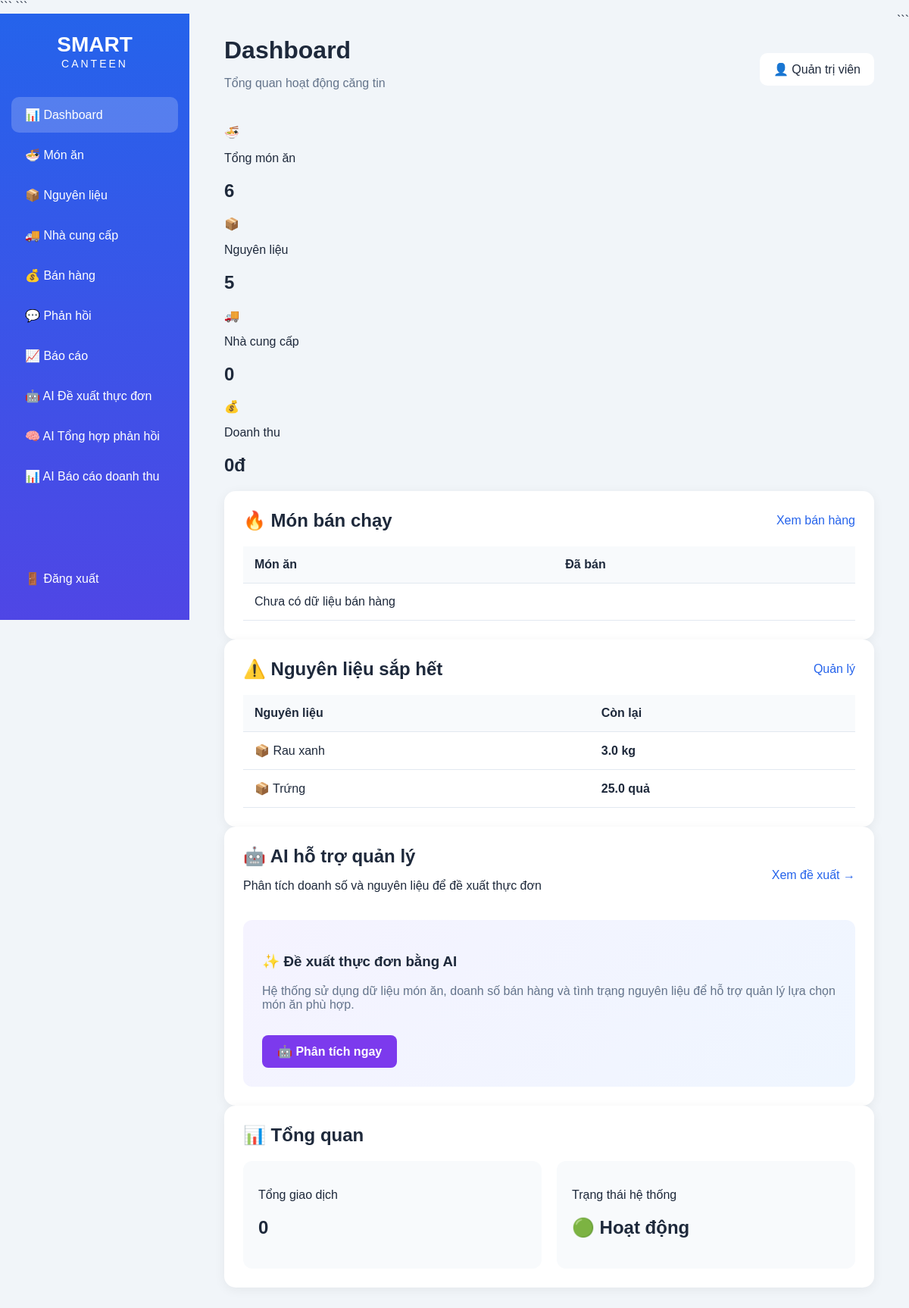
The app's page /dashboard (signed in) with its own data.
### tables this page shows
CREATE TABLE ingredients (
            id INTEGER PRIMARY KEY AUTOINCREMENT,
            name TEXT NOT NULL,
            unit TEXT NOT NULL,
            quantity REAL DEFAULT 0,
            min_quantity REAL DEFAULT 0
        );

### app.py (the view)
@app.route("/dashboard")
@login_required
def dashboard():
    conn = get_db()
    food_count = conn.execute(
        "SELECT COUNT(*) FROM foods"
    ).fetchone()[0]
    ingredient_count = conn.execute(
        "SELECT COUNT(*) FROM ingredients"
    ).fetchone()[0]
    supplier_count = conn.execute(
        "SELECT COUNT(*) FROM suppliers"
    ).fetchone()[0]
    sale_count = conn.execute(
        "SELECT COUNT(*) FROM sales"
    ).fetchone()[0]
    revenue = conn.execute(
        "SELECT COALESCE(SUM(total), 0) FROM sales"
    ).fetchone()[0]
    low_ingredients = conn.execute("""
        SELECT *
        FROM ingredients
        WHERE quantity <= min_quantity
        ORDER BY quantity ASC
    """).fetchall()
    best_selling = conn.execute("""
        SELECT
            foods.name,
            SUM(sales.quantity) AS total_sold
        FROM sales
        JOIN foods ON sales.food_id = foods.id
        GROUP BY sales.food_id
        ORDER BY total_sold DESC
        LIMIT 5
    """).fetchall()
    conn.close()
    return render_template(
        "dashboard.html",
        food_count=food_count,
        ingredient_count=ingredient_count,
        supplier_count=supplier_count,
        sale_count=sale_count,
        revenue=revenue,
        low_ingredients=low_ingredients,
        best_selling=best_selling
    )

### app.py (called while the page is built)
def get_db():
    conn = sqlite3.connect(DATABASE)
    conn.row_factory = sqlite3.Row
    return conn

def login_required(f):
    @wraps(f)
    def decorated_function(*args, **kwargs):
        if "user_id" not in session:
            return redirect("/")
        return f(*args, **kwargs)
    return decorated_function

### templates/dashboard.html (shortened to what this page needs)
<!DOCTYPE html>
<html lang="vi">
<head>
<link
    rel="stylesheet"
    href="/static/css/dashboard.css"
>
```
</head>
<body>
<div class="layout">
<aside class="sidebar">
    <div class="logo">
        <h2>SMART</h2>
        <span>CANTEEN</span>
    </div>
    <nav>
        <a href="/dashboard" class="active">
            📊 Dashboard
        </a>
        <a href="/foods">
            🍜 Món ăn
        </a>
        <a href="/ingredients">
            📦 Nguyên liệu
        </a>
        <a href="/suppliers">
            🚚 Nhà cung cấp
        </a>
        <a href="/sales">
            💰 Bán hàng
        </a>
        <a href="/feedback">
            💬 Phản hồi
        </a>
        <a href="/reports">
            📈 Báo cáo
        </a>
        <a href="/ai-recommend">
            🤖 AI Đề xuất thực đơn
        </a>
        <a href="/ai-feedback">
            🧠 AI Tổng hợp phản hồi
        </a>
        <a href="/ai-report">
            📊 AI Báo cáo doanh thu
        </a>
    </nav>
    <div class="logout">
        <a href="/logout">
            🚪 Đăng xuất
        </a>
    </div>
</aside>
<main class="main">
    <header class="topbar">
        <div>
            <h1>
                Dashboard
            </h1>
            <p>
                Tổng quan hoạt động căng tin
            </p>
        </div>
        <div class="user">
            👤 Quản trị viên
        </div>
    </header>
    <section class="stats">
        <div class="stat-card">
            <div class="stat-icon">
                🍜
            </div>
            <div>
                <p>
                    Tổng món ăn
                </p>
                <h2>
                    {{ food_count }}
                </h2>
            </div>
        </div>
        <div class="stat-card">
            <div class="stat-icon">
                📦
            </div>
            <div>
                <p>
                    Nguyên liệu
                </p>
                <h2>
                    {{ ingredient_count }}
                </h2>
            </div>
        </div>
        <div class="stat-card">
            <div class="stat-icon">
                🚚
            </div>
            <div>
                <p>
                    Nhà cung cấp
                </p>
                <h2>
                    {{ supplier_count }}
                </h2>
            </div>
        </div>
        <div class="stat-card">
            <div class="stat-icon">
                💰
            </div>
            <div>
                <p>
                    Doanh thu
                </p>
                <h2>
                    {{ "{:,.0f}".format(revenue) }}đ
                </h2>
            </div>
        </div>
    </section>
    <section class="dashboard-grid">
        <div class="panel">
            <div class="panel-header">
                <h2>
                    🔥 Món bán chạy
                </h2>
                <a href="/sales">
                    Xem bán hàng
                </a>
            </div>
            <table>
                <thead>
                    <tr>
                        <th>
                            Món ăn
                        </th>
                        <th>
                            Đã bán
                        </th>
                    </tr>
                </thead>
                <tbody>
                {% for food in best_selling %}
                    <tr>
                        <td>
                            🍜 {{ food["name"] }}
                        </td>
                        <td>
                            {{ food["total_sold"] }}
                        </td>
                    </tr>
                {% else %}
                    <tr>
                        <td colspan="2">
                            Chưa có dữ liệu bán hàng
                        </td>
                    </tr>
                {% endfor %}
                </tbody>
            </table>
        </div>
        <div class="panel">
            <div class="panel-header">
                <h2>
                    ⚠️ Nguyên liệu sắp hết
                </h2>
                <a href="/ingredients">
                    Quản lý
                </a>
            </div>
            <table>
                <thead>
                    <tr>
                        <th>
                            Nguyên liệu
                        </th>
                        <th>
                            Còn lại
                        </th>
                    </tr>
                </thead>
                <tbody>
                {% for ingredient in low_ingredients %}
                    <tr>
                        <td>
                            📦 {{ ingredient["name"] }}
                        </td>
                        <td>
                            <strong>
                                {{ ingredient["quantity"] }}
                                {{ ingredient["unit"] }}
                            </strong>
                        </td>
                    </tr>
                {% else %}
                    <tr>
                        <td colspan="2">
                            ✓ Tất cả nguyên liệu đủ
                        </td>
                    </tr>
                {% endfor %}
                </tbody>
            </table>
        </div>
    </section>
    <section class="panel ai-panel">
        <div class="panel-header">
            <div>
                <h2>
                    🤖 AI hỗ trợ quản lý
                </h2>
                <p>
                    Phân tích doanh số và nguyên liệu để đề xuất thực đơn
                </p>
            </div>
            <a href="/ai-recommend">
                Xem đề xuất →
            </a>
        </div>
        <div style="
            padding: 25px;
            background: linear-gradient(
                135deg,
                #f5f3ff,
                #eff6ff
            );
            border-radius: 12px;
        ">
            <h3>
                ✨ Đề xuất thực đơn bằng AI
            </h3>
            <p style="
                margin-top: 8px;
                color: #64748b;
            ">
                Hệ thống sử dụng dữ liệu món ăn, doanh số bán hàng
                và tình trạng nguyên liệu để hỗ trợ quản lý lựa chọn
                món ăn phù hợp.
            </p>
            <a
                href="/ai-recommend"
                style="
                    display:inline-block;
                    margin-top:15px;
                    padding:12px 20px;
                    background:#7c3aed;
                    color:white;
                    text-decoration:none;
                    border-radius:8px;
                    font-weight:bold;
                "
            >
                🤖 Phân tích ngay
            </a>
        </div>
    </section>
    <section class="panel">
        <div class="panel-header">
            <h2>
                📊 Tổng quan
            </h2>
        </div>
        <div style="
            display:grid;
            grid-template-columns:
            repeat(2, 1fr);
            gap:20px;
        ">
            <div style="
                padding:20px;
                background:#f8fafc;
                border-radius:12px;
            ">
                <p>
                    Tổng giao dịch
                </p>
                <h2>
                    {{ sale_count }}
                </h2>
            </div>
            <div style="
                padding:20px;
                background:#f8fafc;
                border-radius:12px;
            ">
                <p>
                    Trạng thái hệ thống
                </p>
                <h2>
                    🟢 Hoạt động
                </h2>
            </div>
        </div>
    </section>
</main>
```
</div>
</body>
</html>

### static/css/dashboard.css (style rules this page uses)
* { box-sizing: border-box; }
body { margin: 0; font-family: Arial, sans-serif; background: #f1f5f9; color: #1e293b; }
.layout { display: flex; min-height: 100vh; }
.sidebar { width: 250px; background: linear-gradient(180deg, #2563eb, #4f46e5); color: white; padding: 25px 15px; position: fixed; height: 100vh; }
.logo { text-align: center; margin-bottom: 35px; }
.logo h2 { margin: 0; font-size: 28px; }
.logo span { font-size: 14px; letter-spacing: 3px; }
.sidebar nav a, .logout a { display: block; color: white; text-decoration: none; padding: 14px 18px; margin: 6px 0; border-radius: 10px; font-size: 16px; }
.sidebar nav a:hover, .sidebar nav .active { background: rgba(255,255,255,0.2); }
.logout { position: absolute; bottom: 25px; left: 15px; right: 15px; }
.main { margin-left: 250px; padding: 30px; width: calc(100% - 250px); }
.topbar { display: flex; justify-content: space-between; align-items: center; margin-bottom: 30px; }
.topbar h1 { margin: 0; font-size: 32px; }
.topbar p { color: #64748b; }
.user { background: white; padding: 12px 18px; border-radius: 10px; }
.panel { background: white; padding: 25px; border-radius: 15px; box-shadow: 0 3px 15px rgba(0,0,0,0.06); }
.panel-header { display: flex; justify-content: space-between; align-items: center; margin-bottom: 20px; }
.panel-header h2 { margin: 0; }
.panel-header a { color: #2563eb; text-decoration: none; }
table { width: 100%; border-collapse: collapse; }
th, td { text-align: left; padding: 15px; border-bottom: 1px solid #e2e8f0; }
th { background: #f8fafc; }

### records on screen
ingredients: name "Rau xanh", quantity "3.0", unit "kg"
ingredients: name "Trứng", quantity "25.0", unit "quả"

### other values on screen
{{ food_count }} "6"
{{ ingredient_count }} "5"
{{ supplier_count }} "0"
{{ "{:,.0f}".format(revenue) }} "0"
{{ sale_count }} "0"
